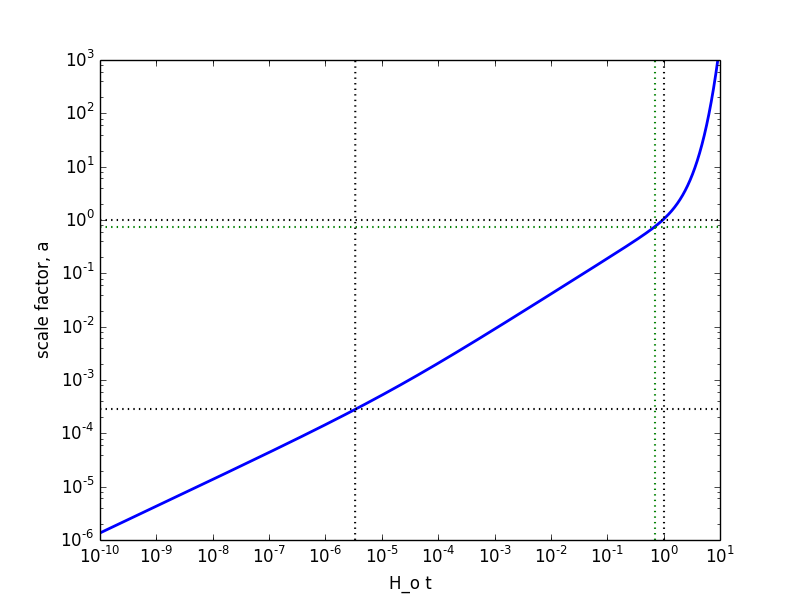

Here is the Python script that generated this plot:
import numpy as np
from scipy.integrate import odeint
import matplotlib.pyplot as plt

def RHS(sign_of_derivative):
    """
    This function is the right hand side of the differential equation da/dt = 
    RHS. However, this function returns a function corresponding to whether or
    not I am working in dtau, where tau = H_o*t, or ds, where s = t_o - t. The
    latter just is the normal equation times -1.0.
    
    Parameters
    ------------
    sign_of_derivative : integer
        Supply > 0 if working in dtau or < 0 if working in ds.
        
    Returns
    -------
    function :
        returns the right hand side of the differential equation with/without
        a negative sign depending on the dependent variable used
    """
    # definitions of the omega's
    omega_r = 8.4E-5
    omega_m = 0.3
    omega_l = 0.7
    omega_o = omega_r + omega_m + omega_l 
    
    # the "normal" function of da / dtau = 
    def positive(a,t):
        return np.sqrt( (omega_r /(a*a) + omega_m  / a + omega_l*a*a -(1.0-omega_o)) )  
    
    # the rewritten function of da / ds = 
    def negative(a,t):
        return -1.0 * np.sqrt( (omega_r /(a*a) + omega_m  / a + omega_l*a*a - (1.0-omega_o)) )

    # depending on dtau or ds, return one of the above functions
    if sign_of_derivative < 0:
        return negative
    else:
        return positive
      
          
          
def solve_for_a(t0, a0, final_time, 
                tf_shift = 10.0, number_of_samples = 1E3, ode_function = RHS(1.0),
                loop_max = 200):
    """
    This function takes in an initial time and value for a and solves the
    differential equation beginning at t0 and ending at final_time. The function
    scales the time step size by computing the solution in multiplicative 
    intervales of tf_shift using number_of_samples points in each interval. This
    is essentially equivalent to uniform dt in logbase tf_shift space (with
    the defaults, logbase 10). 
    
    Parameters
    -----------
    t0: float
        Initial time 
        
    a0: float
        initial value for the scale factor
        
    final_time: float    
        Final time to compute to
        
    tf_shift: optional, float
        Computes solution from t0 to final_time by over a time range in factors
        of tf_shift. Default = 10.0
    
    number_of_samples: optional, float
        Number of sample points within the tf_shift range. Default 1000.0
        
    ode_function: optional, function
        RHS function. Default = RHS(1.0), or da / dt
        
    loop_max: optional, float
        Maximum number of loops to get from t0 to final time. here to prevent
        locking up the computer when testing. Default = 20.0
    
    Returns
    --------
    tsolved : array
        Array of all of the t values computed in solution
    
    asolved : array
        Array of all of the scale factor values computed
    """

    # if statements on setting initial final time as scaled by tf_shift
    # depending on whether or not moving forwards or backwards in time
    if t0 < final_time and t0 > 0:
        increasing = True
        tf = t0 * tf_shift
    elif t0 < final_time and t0 == 0:
        increasing = True
        tf = t0 + 0.000001
    elif t0 < final_time and t0 < 0:
        increasing = True
        tf = t0 / tf_shift
        sign_of_t = -1.0
    else:
        increasing = False
        tf = t0 / tf_shift

    tout = []
    aout = []
    j = 0
    
    current_time = t0
    
    # loop until current time is equal to final time. 
    # boolean clauses are there because may be solving towards larger 
    # or smaller t (t0 < final_time or t0 > final_time)
    while ((current_time < final_time and increasing) or\
          ( current_time > final_time and not increasing)) and\
          j < loop_max:

        # t values to sample
        t = np.linspace(t0, tf, number_of_samples)
        
        # solve!
        a = odeint(ode_function, a0, t)

        # set the next final time down by a factor of 10
        # set to final_time if this moves tf past final_time
        if increasing and tf > 0:
            tf = np.min([tf*tf_shift, final_time])
        elif tf > 0:
            tf = np.max([tf/tf_shift, final_time])
        else:
            tf = np.max([tf / tf_shift, final_time])
    
        # take the last a and t as the boundary conditions for
        # the next loop. Round them to some number of sig figs
        # solver got upset when bc's were near machine precision
        a0 = float('%.8g' % a[-1]) 
        t0 = float('%.8g' % t[-1])
       
        current_time = t0   
        
        # append the found a values and sample points to a list
        aout = aout + list(a)
        tout = tout + list(t)
        
        j = j + 1 
        
    return np.array(tout), np.array(aout)

#-------------------------------------------------------------------------------
# try this first using the defined boundary conditions

#a0, t0 = 1.0, 1.0
#tf     = 1.0E-10
a0, t0 = 1.0E-8, 1.0E-12
tf = 10.0

tsolved, asolved = solve_for_a(t0, a0, tf, tf_shift = 2.0,
                               ode_function= RHS(1.0))
plt.plot(tsolved, asolved, color = 'blue', lw = 2.0,ls = '-')

#-------------------------------------------------------------------------------
# try this again using the defined boundary conditions
# but recast axis to s = t0 - t so we are moving up in 's'
#a0, t0 = 1.0, 1.0
#tf     = 1E-10

# recast in s = t0 - t
#sf = t0 - tf
#s0 = 0.0

# using RHS(-1.0) which changes the sign in the equation since ds = - dt
#tsolved, asolved = solve_for_a(s0, a0, sf, ode_function= RHS(-1.0))
#plt.plot(t0 - tsolved, asolved, color = 'black', lw = 2.0, ls = '-',
#          label='forwards in: s = t0 - t')

#-------------------------------------------------------------------------------
# try going the other direction from the start points
#a0, t0 = 1.0, 1.0
#tf     = 10.0

#tsolved, asolved = solve_for_a(t0, a0, tf, ode_function= RHS(1.0))
#plt.plot(tsolved, asolved, color = 'blue', lw = 2.0, ls = '-.',
#          label='forwards from a0,t0=1.0,1.0')

#-------------------------------------------------------------------------------
# try going the other direction from a lower point
#a0, t0 = 2.8E-4, 4.7E4 / 14.0E9
#tf     = 10.0

#tsolved, asolved = solve_for_a(t0, a0, tf)
#plt.plot(tsolved, asolved, color = 'red', lw = 2.0, ls = ":", label='forwards')

#-------------------------------------------------------------------------------
# try going the other direction from a lower point
#a0, t0 = 2.8E-4, 4.7E4 / 14.0E9
#tf     = 1.0E-10

#tsolved, asolved = solve_for_a(t0, a0, tf)
#plt.plot(tsolved, asolved, color = 'red', lw = 2.0, ls = "-", label='backwards')

#-------------------------------------------------------------------------------
# formatting
plt.loglog()
ymin, ymax = 1.0E-6, 1000
xmin, xmax = 1.0E-10, 10
plt.plot([1.0,1.0],[ymin,ymax],lw=1.5,ls=':',color='black')
plt.plot([4.7E4/14.0E9,4.74E4/14.0E9],[ymin,ymax],lw=1.5,ls=":",color='black')
plt.plot([9.8E9/14.0E9,9.8E9/14.0E9],[ymin,ymax],lw=1.5,ls=":",color = 'green')
plt.plot([xmin,xmax],[1.0,1.0],lw=1.5,ls=":",color='black')
plt.plot([xmin,xmax],[2.8E-4,2.8E-4],lw=1.5,ls=":",color='black')
plt.plot([xmin,xmax],[0.75,0.75],lw=1.5,ls=":",color='green')
plt.xlim(xmin,xmax)
plt.ylim(ymin,ymax)
plt.ylabel(r"scale factor, a")
plt.xlabel(r"H_o t")
plt.legend(loc='best',fancybox=True)
plt.savefig('p5.png')
